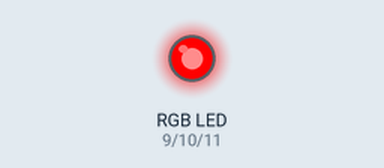
Recording of a sketch running on a simulated Arduino Uno, built with avr-gcc and run on an emulated ATmega328P. On the bench: an RGB LED mixed from three pins (HIGH = lit).

Above: at 0.05 s.
At 0.75 s:
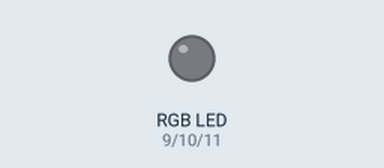
At 1.45 s:
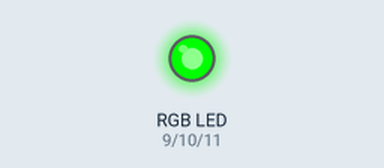
At 2.85 s:
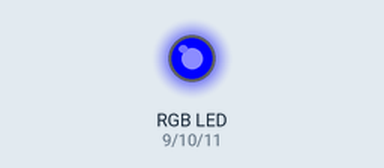
Timing chart, 0 to 3.1 s (numbered marks = the images above):
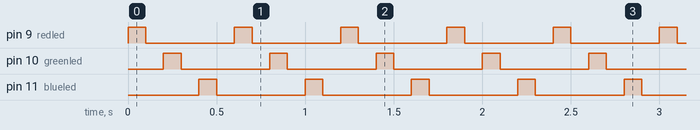

Measured:
- by itself, pin 9 (redled), pin 10 (greenled), pin 11 (blueled): alternates HIGH for 0.10 s and LOW for 0.50 s

The sketch:

rgb_001.ino
```cpp
int redled = 9;
int greenled = 10;
int blueled = 11;

void setup ()

{
  pinMode(redled , OUTPUT);
  pinMode(greenled, OUTPUT);
  pinMode(blueled, OUTPUT);
}


void loop ()

{
 digitalWrite(redled, HIGH);
 delay (100 );
 digitalWrite(redled, LOW);
 delay (100);
 digitalWrite(greenled, HIGH);
 delay (100 );
 digitalWrite(greenled, LOW);
 delay (100);
 digitalWrite(blueled, HIGH);
 delay (100);
 digitalWrite(blueled, LOW) ;
 delay(100);
}
```
